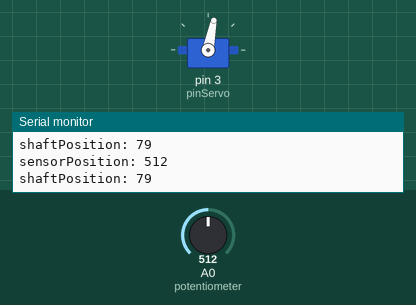
The sketch below on a simulated Arduino Uno, built with avr-gcc and run on an emulated ATmega328P. Shown: servo, the last lines printed to the serial monitor. Inputs (shaded band) come from the test bench; at power-on: A0 (potentiometer) = 512.

Above: at 1.2 s.
1.3 s: A0 (potentiometer) set to 626
At 2.2 s:
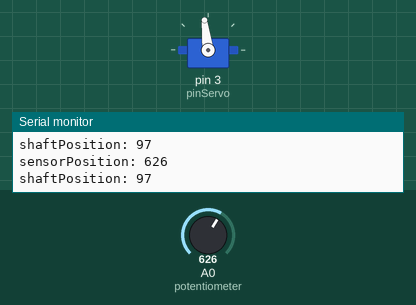
2.8 s: A0 (potentiometer) set to 661
At 3.3 s:
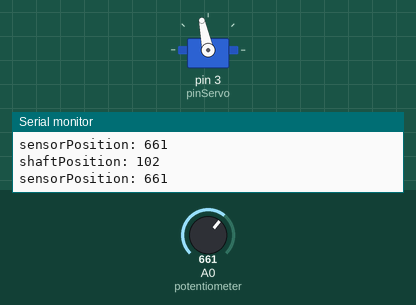
4.3 s: A0 (potentiometer) set to 306
At 5.3 s:
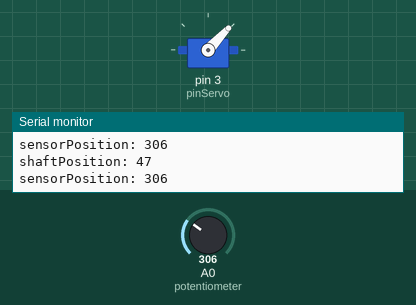
5.8 s: A0 (potentiometer) set to 110
At 6.4 s:
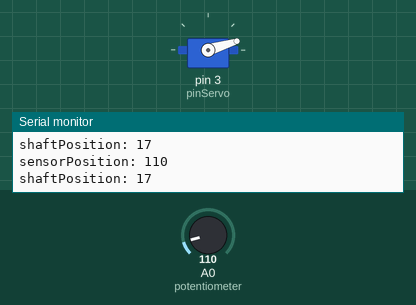
7.3 s: A0 (potentiometer) set to 94
At 8.6 s:
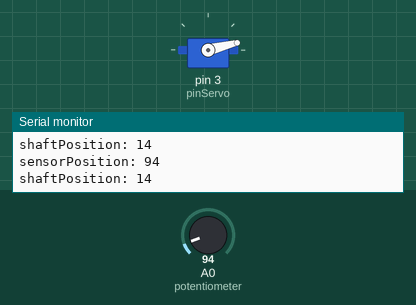
10.3 s: A0 (potentiometer) set to 1023
At 11.0 s:
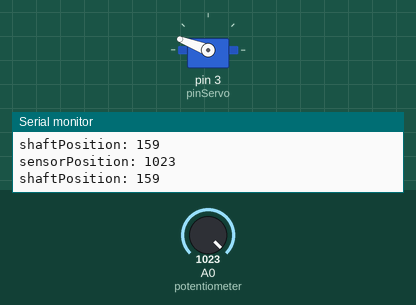
Timing chart, 0 to 12.8 s (numbered marks = the images above; inputs shaded):
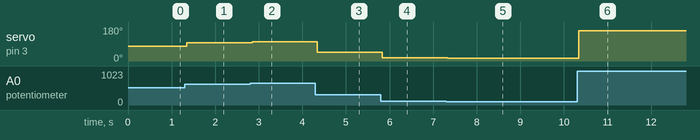

Measured:
- after the input at 1.3 s, servo on pin 3 (pinServo): 79° → 97° after 0.05 s
- after the input at 2.8 s, servo on pin 3 (pinServo): 97° → 102° after 0.05 s
- after the input at 4.3 s, servo on pin 3 (pinServo): 102° → 47° at once
- after the input at 5.8 s, servo on pin 3 (pinServo): 47° → 17° at once
- after the input at 7.3 s, servo on pin 3 (pinServo): 17° → 14° at once
- after the input at 10.3 s, servo on pin 3 (pinServo): 14° → 159° at once

The sketch:

Grove_Servo.ino
```cpp
// Demo of Grove - Starter Kit V2.0

// Uses the Grove - Rotary Angle Sensor to control the position of the Grove - Servo.
// Connect the Grove - Servo to the socket marked D3
// Connect the Grove - Rotary Angle Sensor to A0

#include <Servo.h>

// Define the pins to which the servo and sensor are connected.
const int pinServo = 3;
const int potentiometer = 0;

// Use a Servo object to represent and control the servo.
Servo groveServo;

void setup()
{
    groveServo.write(0);
    // Tell the Servo object which pin to use to control the servo.
    groveServo.attach(pinServo);

    // Configure the angle sensor's pin for input signals.
    pinMode(potentiometer, INPUT);
    Serial.begin(9600);
}

void loop()
{
    // Read the value of the angle sensor.
    int sensorPosition = analogRead(potentiometer);
    Serial.print("sensorPosition: ");
    Serial.println(sensorPosition);

    // The analog value from the angle sensor is between 0 and 1023, but
    // the servo only accepts values between 0 and 179; use the map()
    // function as a linear conversion between the two ranges.
    //int shaftPosition = map(sensorPosition, 0, 1023, 0, 179);
    // Some servos may get damaged if they try to stretch 180 degrees.
    // For that reason we'll only go to 160 degrees.
    int shaftPosition = map(sensorPosition, 0, 1023, 0, 159);

    Serial.print("shaftPosition: ");
    Serial.println(shaftPosition);
    // Use the Servo object to move the servo.
    groveServo.write(shaftPosition);

    delay(15);
}
```
